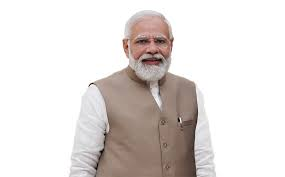
#> input picture Image_filter/3.jpg, 285 x 177 px
$ jupyter execute --allow-errors image_filters.ipynb
#> lines starting #> are read from the running program, lines starting #| are printed output that depends on the picture
## image filter

[cell 1]
import cv2
import matplotlib.pyplot as plt
img = cv2.imread("2.jpg")
#> (the rest of this cell did not finish here and is left out)

## Reading and Displaying Image

[cell 2]
import cv2
import matplotlib.pyplot as plt
import numpy as np
img = cv2.imread("3.jpg")
#> img is the input picture: shape (177, 285, 3); mean B, G, R 218.3, 220.7, 226.3
new_img = cv2.cvtColor(img,cv2.COLOR_BGR2RGB)
plt.imshow(new_img)
plt.axis('off')

# Applying  Kernal to an image(2d Filtering)

[cell 3]
# k1= np.array([[0,0,0],[0,1,0],[0,0,0]])
k1= np.array([[-1,-1,-1],[-1,9,-1],[-1,-1,-1]])
#filter2d(image,depth,kernal)
filtered_img = cv2.filter2D(img, -1,k1)
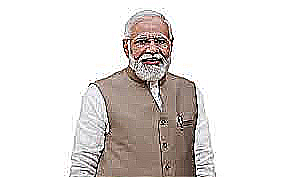
#> filtered_img: shape (177, 285, 3); mean B, G, R 217.7, 219.9, 224.9
plt.imshow(filtered_img)

# Blur an image

[cell 4]
#blur(image,(x,y))
blur_img = cv2.blur(img,(5,5))
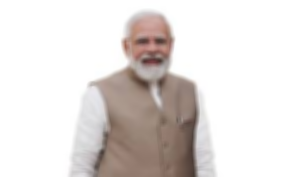
#> blur_img: shape (177, 285, 3); mean B, G, R 218.3, 220.7, 226.3
plt.imshow(blur_img)

[cell 5]
import cv2
import matplotlib.pyplot as plt
import numpy as np

# Plotting all images
plt.figure(figsize=(15, 15))

# 1) Plotting the original image
# Read the original image
img = cv2.imread("3.jpg")
new_img = cv2.cvtColor(img, cv2.COLOR_BGR2RGB)
plt.subplot(1, 3, 1)
plt.imshow(new_img)
plt.title('Original Image')
plt.axis('off')

# 2) Define a kernel for filtering
k1 = np.array([[-1, -1, -1],[-1,  9, -1],[-1, -1, -1]])
# Apply the filter to the original image
filtered_img = cv2.filter2D(img, -1, k1)
# Plotting the filtered image
plt.subplot(1, 3, 2)
plt.imshow(filtered_img)
plt.title('Filtered Image')
plt.axis('off')

#3) blur image
blurred_img = cv2.blur(new_img, (5,5))
# Plotting the blurred image
plt.subplot(1, 3, 3)
plt.imshow(blurred_img)
plt.title('Blurred Image')
plt.axis('off')

plt.tight_layout()
plt.show()
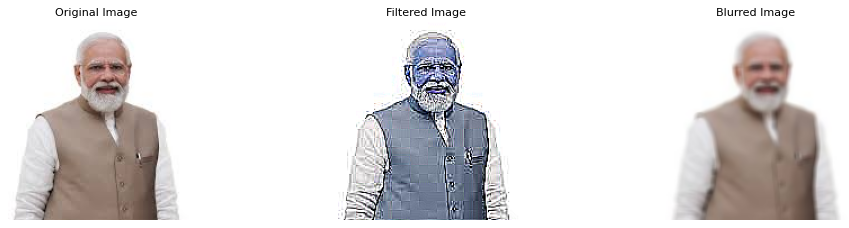
#> figure drawn by matplotlib, 3 panels; B, G, R data is drawn as R, G, B

$ run again, with scalling.jpg copied over Image_filter/3.jpg
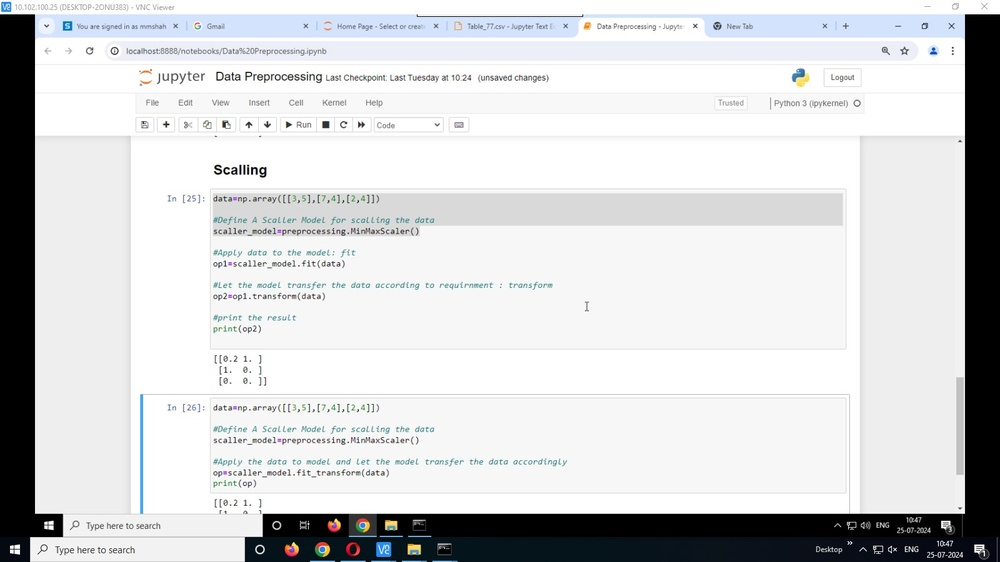
#> input picture scalling.jpg, 1000 x 562 px, shrunk from 1600 x 900 before the run
#> img is the input picture: shape (562, 1000, 3); mean B, G, R 213.6, 212.3, 211.1
#> `filtered_img = cv2.filter2D(img, -1,k1)`:
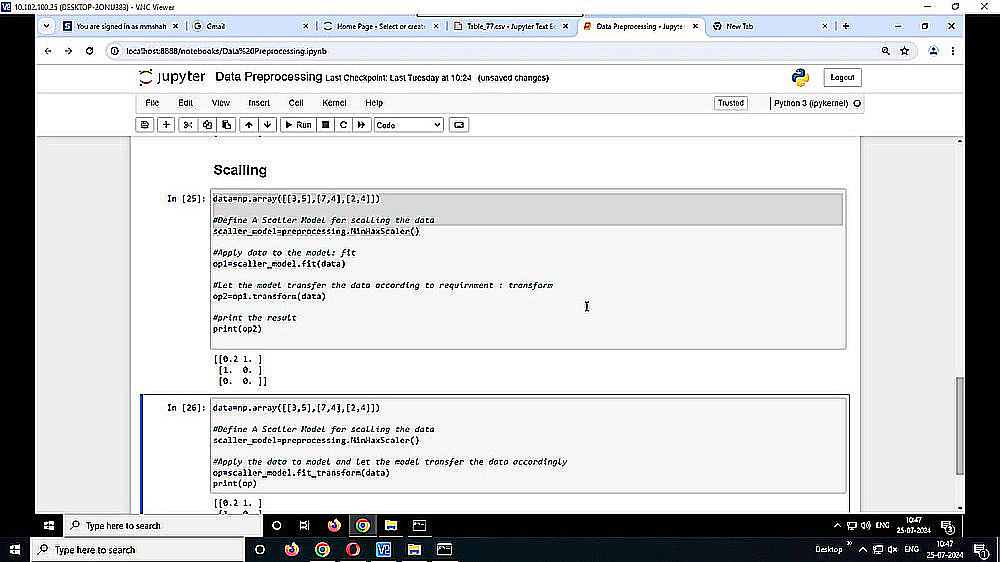
#> filtered_img: shape (562, 1000, 3); mean B, G, R 208.9, 207.8, 206.9
#> `plt.show()`:
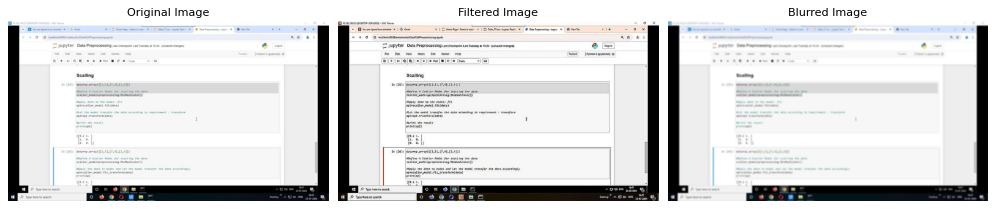
#> figure drawn by matplotlib, 3 panels; B, G, R data is drawn as R, G, B

$ run again, with box,gaussian,median/1.jpg copied over Image_filter/3.jpg
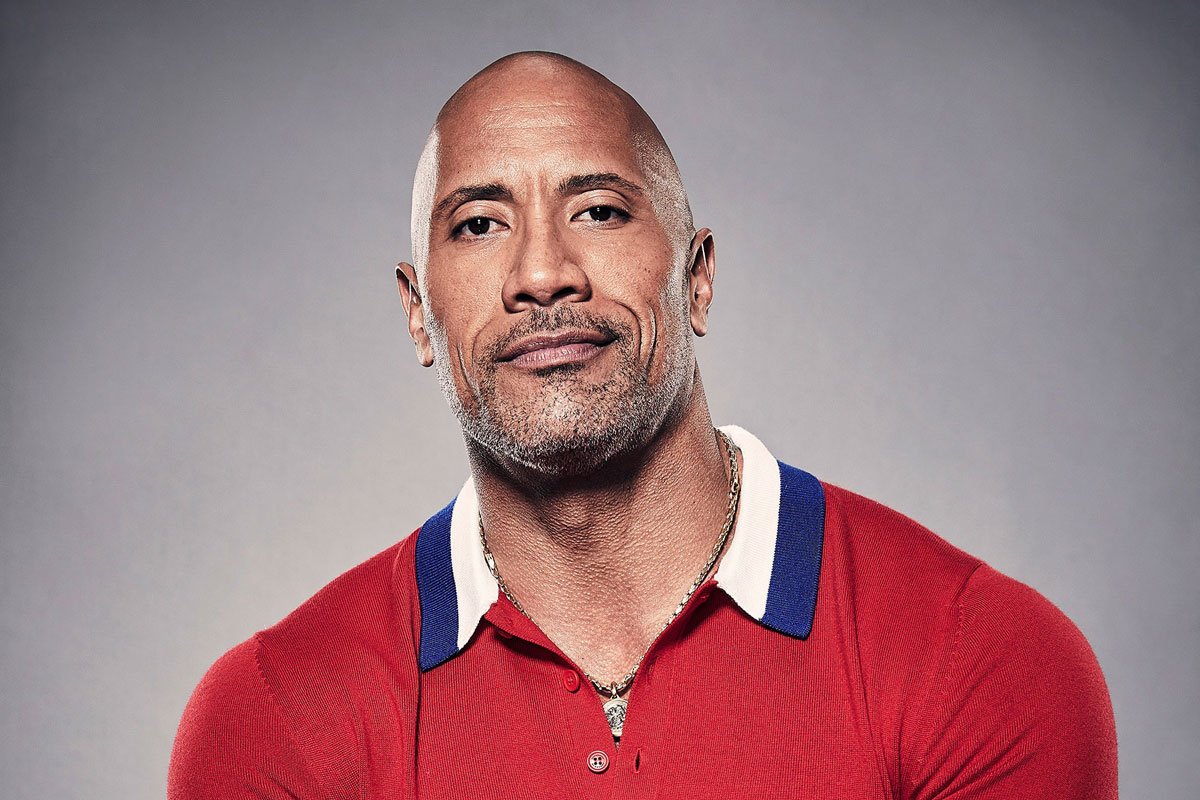
#> input picture box,gaussian,median/1.jpg, 1200 x 800 px
#> img is the input picture: shape (800, 1200, 3); mean B, G, R 127.8, 122.1, 159.2
#> `filtered_img = cv2.filter2D(img, -1,k1)`:
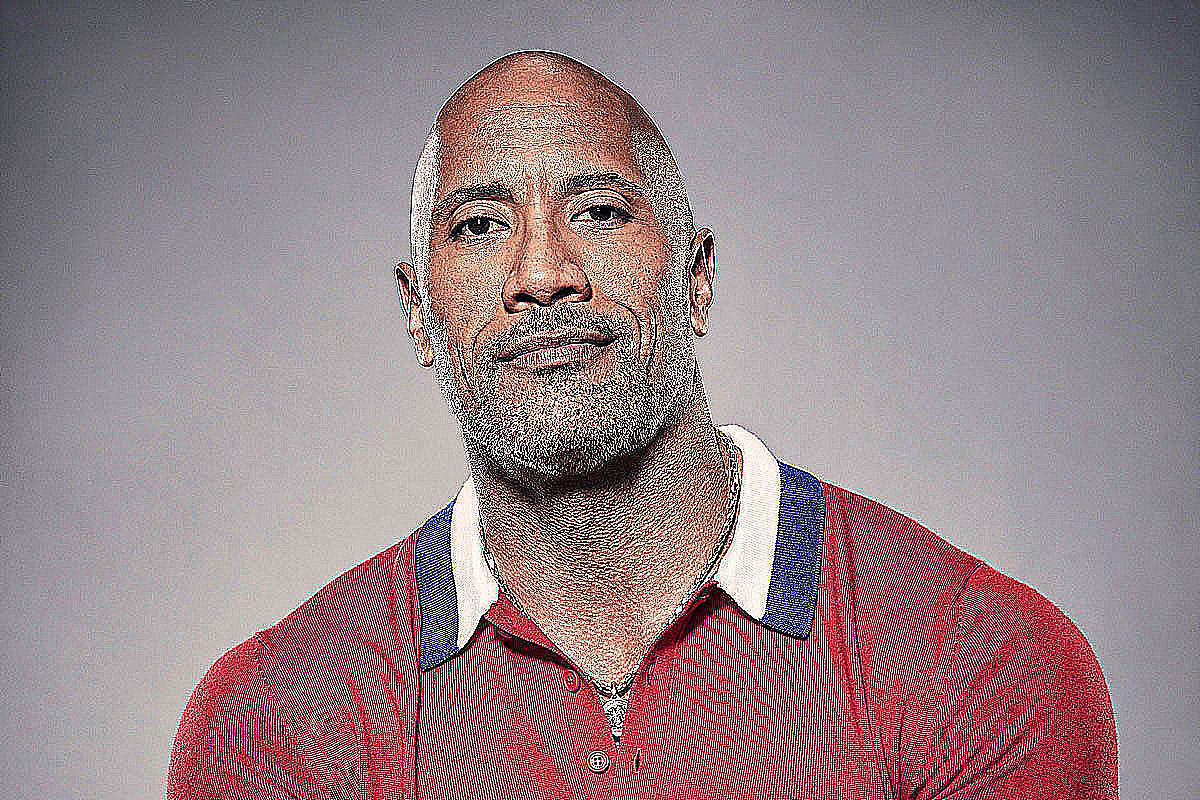
#> filtered_img: shape (800, 1200, 3); mean B, G, R 135.8, 131, 150.9
#> `plt.show()`:
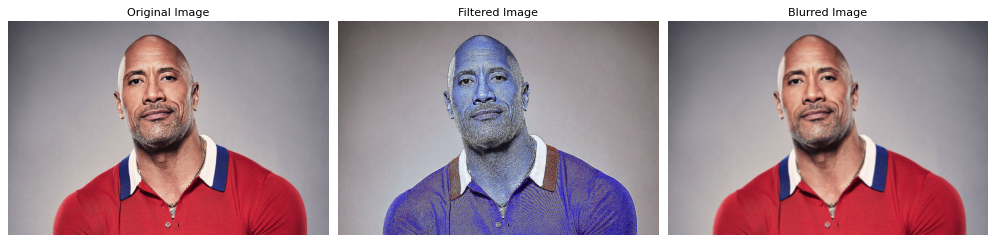
#> figure drawn by matplotlib, 3 panels; B, G, R data is drawn as R, G, B
